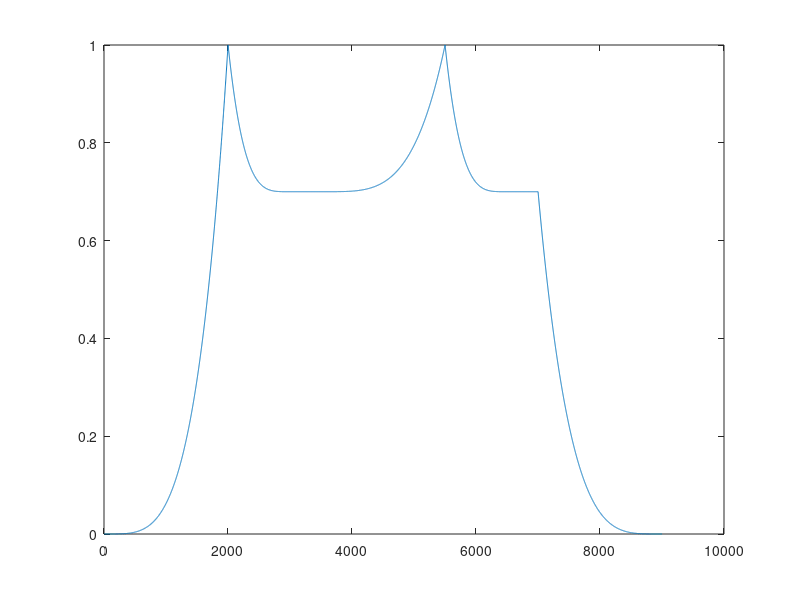

This chart was generated by the following MATLAB code:
slope = 4;

attack = 2000;
decay = 1000;
sustain = 500;
sustainLevel = 0.7;
release = 2000;
att = 1/attack;
dec=1/decay;
rel=1/release;
rampatt=zeros(1, attack);
envelopes=zeros();


rampatt(1)=0;
for i=2:attack
    rampatt(i)=rampatt(i-1)+att;
end
rampatt=rampatt.^slope;

rampdec=ones(1,decay);
rampdec(1)=1;
for i=2:decay
    rampdec(i)=rampdec(i-1)-dec;
end
rampdec=sustainLevel+(1-sustainLevel)*rampdec.^slope;



rampsus=ones(1, sustain)*sustainLevel;


envelopes=[rampatt rampdec rampsus];
%%%%%%%%%%%%%%%%%%%
rampatt(1)=0;
att2=(1)/attack;

for i=2:attack
    rampatt(i)=rampatt(i-1)+att2;
end
rampatt=sustainLevel+(1-sustainLevel)*rampatt.^slope;

rampdec=ones(1,decay);
rampdec(1)=1;
for i=2:decay
    rampdec(i)=rampdec(i-1)-dec;
end
rampdec=sustainLevel+(1-sustainLevel)*rampdec.^slope;



rampsus=ones(1, sustain)*sustainLevel;

ramprel=ones(1,release+1);
ramprel(1)=1;
for i=2:release
    ramprel(i)=ramprel(i-1)-rel;
end
ramprel=sustainLevel*(ramprel.^slope);
ramprel(length(ramprel))= 0;
envelopes=[envelopes rampatt rampdec rampsus ramprel];

figure('Color',[1 1 1]);
plot(envelopes);
